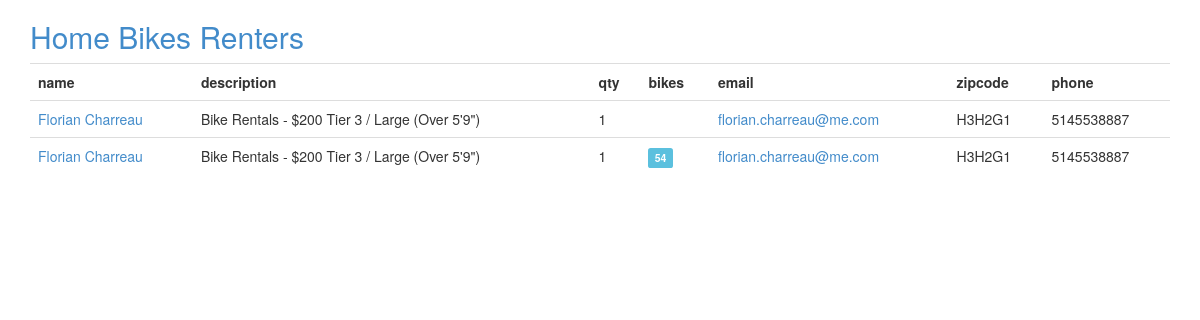
Screenshot of /scan?code=florian.charreau@me.com with the database file from the repository.
### bike/models.py (models this page shows, shortened)
class Renter(Base):
  __tablename__ = 'renter'
  id = Column(Integer, primary_key=True)
  name = Column(String(255), unique=False)
  email = Column(String(255), unique=False)
  code = Column(String(255), unique=True)
  bikes = relationship('Bike', backref=backref('renter'))
  zipcode = Column(String(255))
  phone = Column(String(255))
  desc = Column(String)
  qty = Column(Integer)

class Bike(Base):
  __tablename__ = 'bike'
  id = Column(Integer, primary_key=True)
  renter_id = Column(Integer, ForeignKey('renter.id'))
  code = Column(String(255), unique=True)
  comment = Column(String)

### bike/views.py (the view, shortened to what this page needs)
@app.route('/scan')
def scan():
  code = request.values['code'].strip()
  if code.strip() == '':
    flash('Enter a search query!')
    return redirect('/')
  try:
    code = str(int(code))
  except:
    pass
  if db.query(Bike).filter_by(code=code).count():
    return redirect('/bike/'+code)
  elif db.query(Renter).filter_by(email=code).count() == 1:
    return redirect('/renter/'+str(db.query(Renter).filter_by(email=code)[0].id))
  renters = db.query(Renter).filter(or_(Renter.email.ilike(code),
                                        Renter.phone.ilike(code)))
  if renters.count() == 1:
    return redirect('/renter/'+renters[0].id)
  elif renters.count() > 1:
    return render_template('renters.html', renters=renters)

### bike/__init__.py (called while the page is built)
@app.teardown_appcontext
def shutdown_session(exception=None):
  db.remove()

### bike/templates/renters.html
{% extends "base.html" %}
{% block content %}
<table class="table table-hover">
  <tr><th>name</th><th>description</th><th>qty</th><th>bikes</th><th>email</th><th>zipcode</th><th>phone</th></tr>
  {% for renter in renters %}
  <tr><td><a href="{{url_for('renter', oid=renter.id)}}">{{renter.name}}</a></td><td>{{renter.desc}}</td><td>{{renter.qty}}</td><td>{% for bike in renter.bikes %}<a href="{{url_for('bike', code=bike.code)}}"><span class="label label-info">{{bike.code}}</span></a>&nbsp;{% endfor %}</td><td><a href="{{url_for('scan', code=renter.email)}}">{{renter.email}}</a></td><td>{{renter.zipcode}}</td><td>{{renter.phone}}</tr>
  {% endfor %}
</table>
{% endblock %}

### rows the page displays
Renter: name "Florian Charreau", desc "Bike Rentals - $200 Tier 3 / Large (Over 5'9\")", qty "1", email "florian.charreau@me.com", zipcode "H3H2G1", phone "5145538887"
Renter: name "Florian Charreau", desc "Bike Rentals - $200 Tier 3 / Large (Over 5'9\")", qty "1", email "florian.charreau@me.com", zipcode "H3H2G1", phone "5145538887"
Bike: code "54"
